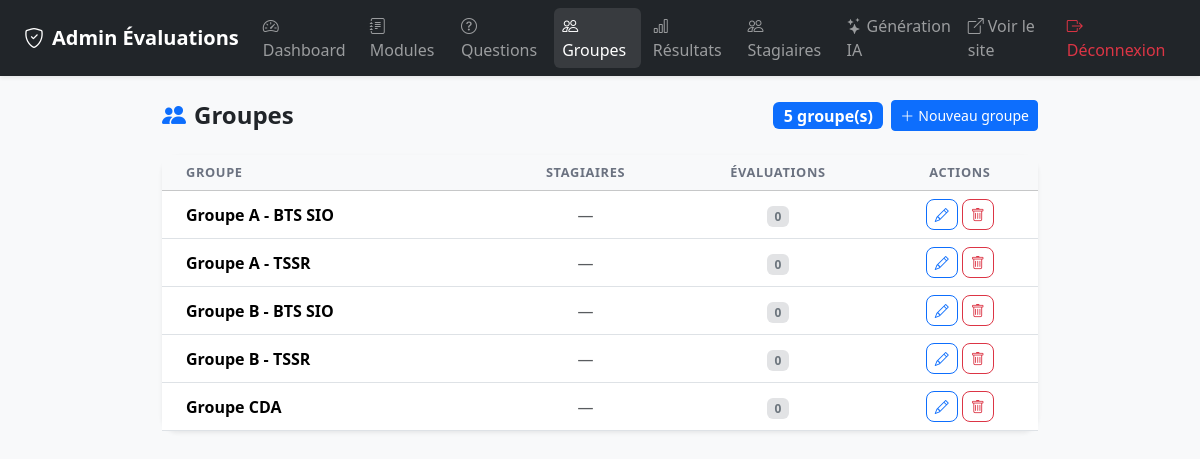
Page /admin/groupes.php (signed in) on the committed database.
### tables this page shows
CREATE TABLE IF NOT EXISTS groupes (
    id INT AUTO_INCREMENT PRIMARY KEY,
    nom VARCHAR(100) NOT NULL,
    created_at TIMESTAMP DEFAULT CURRENT_TIMESTAMP
);

### includes/functions.php (called while the page is built, shortened)
<?php
function sanitize(string $str): string {
    return htmlspecialchars(trim($str), ENT_QUOTES, 'UTF-8');
}

### admin/groupes.php (the view, shortened to what this page needs)
<?php
require_once __DIR__ . '/../includes/functions.php';
$pdo = getDB();
$groupes = $pdo->query("
    SELECT g.*,
           COUNT(DISTINCT s.id)  AS nb_stagiaires,
           COUNT(DISTINCT se.id) AS nb_sessions
    FROM groupes g
    LEFT JOIN stagiaires s  ON s.groupe_id  = g.id
    LEFT JOIN sessions_eval se ON se.groupe_id = g.id
    GROUP BY g.id
    ORDER BY g.nom
")->fetchAll();
?>
<!DOCTYPE html>
<html lang="fr">
<head>
    <link href="https://cdn.jsdelivr.net/npm/bootstrap@5.3.2/dist/css/bootstrap.min.css" rel="stylesheet">
    <link href="https://cdn.jsdelivr.net/npm/bootstrap-icons@1.11.3/font/bootstrap-icons.min.css" rel="stylesheet">
    <link href="../assets/css/style.css" rel="stylesheet">
</head>
<body class="bg-light">
<?php include __DIR__ . '/partials/navbar.php'; ?>
<div class="container py-4" style="max-width:900px">
    <div class="d-flex align-items-center justify-content-between mb-4">
        <h2 class="h4 fw-bold mb-0">
            <i class="bi bi-people-fill me-2 text-primary"></i>Groupes
        </h2>
        <div class="d-flex gap-2 align-items-center">
            <span class="badge bg-primary fs-6"><?= count($groupes) ?> groupe(s)</span>
            <button class="btn btn-primary btn-sm" data-bs-toggle="modal" data-bs-target="#modalAjout">
                <i class="bi bi-plus-lg me-1"></i>Nouveau groupe
            </button>
        </div>
    </div>
    <div class="card border-0 shadow-sm rounded-4">
        <div class="table-responsive">
            <table class="table table-hover align-middle mb-0">
                <thead class="table-light">
                    <tr>
                        <th class="ps-4">Groupe</th>
                        <th class="text-center">Stagiaires</th>
                        <th class="text-center">Évaluations</th>
                        <th class="text-center">Actions</th>
                    </tr>
                </thead>
                <tbody>
                <?php foreach ($groupes as $g): ?>
                    <tr>
                        <td class="ps-4 fw-semibold"><?= sanitize($g['nom']) ?></td>
                        <td class="text-center">
                            <?php if ($g['nb_stagiaires'] > 0): ?>
                                <a href="stagiaires.php?groupe_id=<?= $g['id'] ?>"
                                   class="badge bg-primary-subtle text-primary text-decoration-none">
                                    <?= $g['nb_stagiaires'] ?> stagiaire(s)
                                </a>
                            <?php else: ?>
                                <span class="text-muted">—</span>
                            <?php endif; ?>
                        </td>
                        <td class="text-center">
                            <span class="badge bg-secondary-subtle text-secondary"><?= $g['nb_sessions'] ?></span>
                        </td>
                        <td class="text-center">
                            <div class="d-flex gap-1 justify-content-center">
                                <button class="btn btn-sm btn-outline-primary rounded-3 btn-modifier"
                                        data-id="<?= $g['id'] ?>"
                                        data-nom="<?= sanitize($g['nom']) ?>"
                                        title="Modifier">
                                    <i class="bi bi-pencil"></i>
                                </button>
                                <button class="btn btn-sm btn-outline-danger rounded-3 btn-supprimer"
                                        data-id="<?= $g['id'] ?>"
                                        data-nom="<?= sanitize($g['nom']) ?>"
                                        data-nb="<?= $g['nb_stagiaires'] ?>"
                                        title="Supprimer">
                                    <i class="bi bi-trash"></i>
                                </button>
                            </div>
                        </td>
                    </tr>
                <?php endforeach; ?>
                </tbody>
            </table>
        </div>
    </div>
</div>
</body>
</html>

### assets/css/style.css (style rules this page uses)
:root { --primary: #4f46e5; --primary-dk: #3730a3; --success: #16a34a; --danger: #dc2626; --warning: #d97706; --radius: 12px; }
body { font-family: 'Segoe UI', system-ui, -apple-system, sans-serif; }
.card { transition: box-shadow 0.2s; }
.table th { font-size: 0.8rem; text-transform: uppercase; letter-spacing: 0.05em; color: #6b7280; font-weight: 600; }

### rows in the picture
groupes: nom "Groupe A - BTS SIO", nb_sessions "0"
groupes: nom "Groupe A - TSSR", nb_sessions "0"
groupes: nom "Groupe B - BTS SIO", nb_sessions "0"
groupes: nom "Groupe B - TSSR", nb_sessions "0"
groupes: nom "Groupe CDA", nb_sessions "0"

### other values in the picture
count($groupes) "5"
